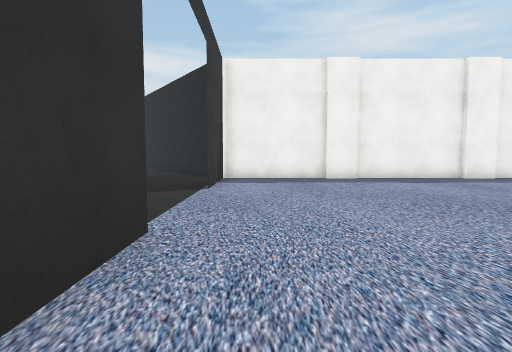
View 1 (above)

19 first-person views from a walk through a scene from a Unity 3-D project. The camera is 1.4 m above the floor, tilts 4° down and sees 80° across. Doors are open. The floor is counted in squares, 2 m on a side. Each view is taken from the middle of a square. On the plan, view 1 faces up. The plan holds only what a view shows up to about 10 squares ahead; the rest is blank. The place goes on beyond the plan. The player character is not drawn. Some surface patterns are stand-ins.

View 2
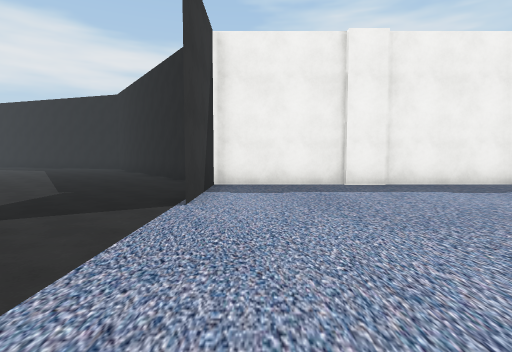

View 3
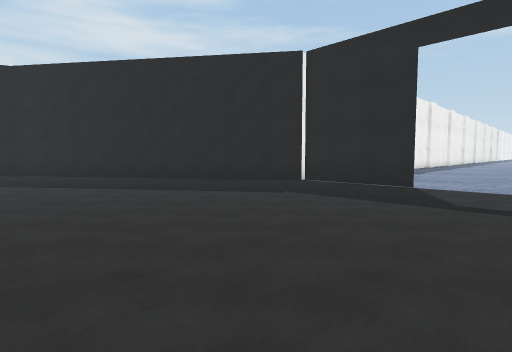

View 4
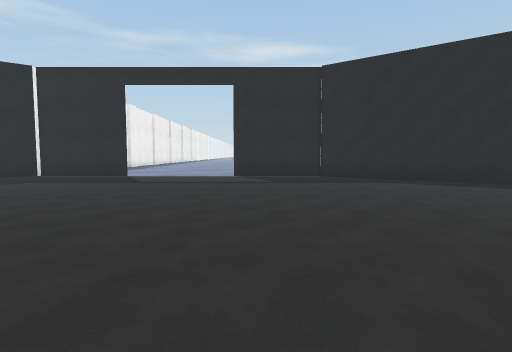

View 5
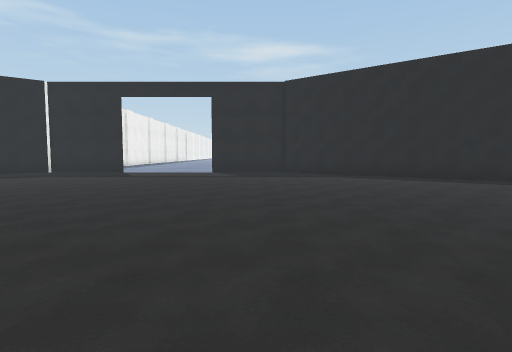

View 6
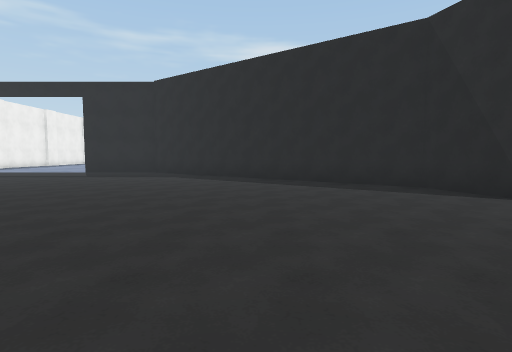

View 7
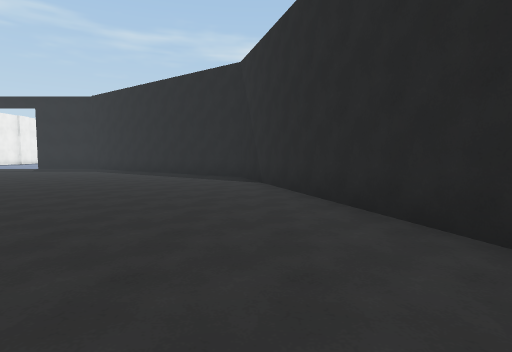

View 8
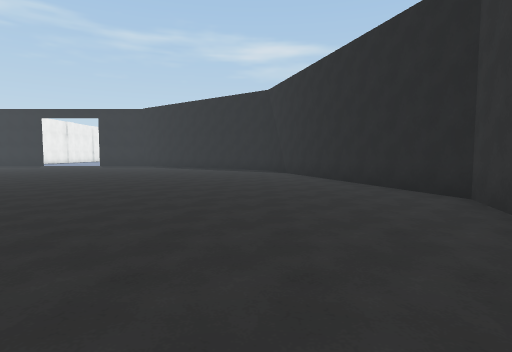

View 9
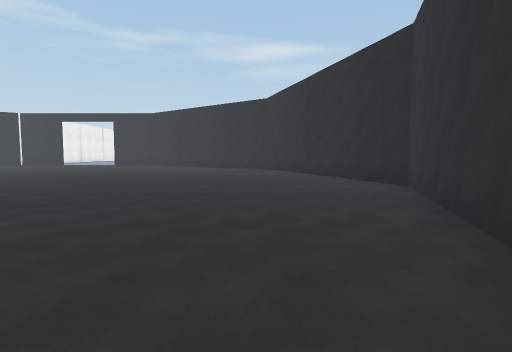

View 10
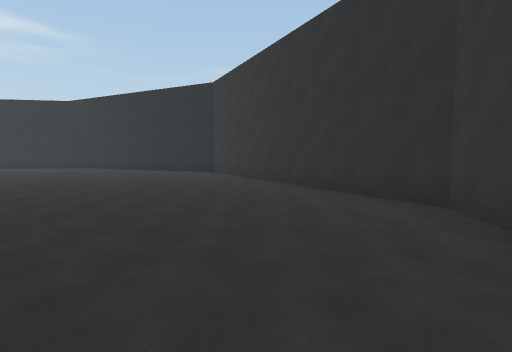

View 11
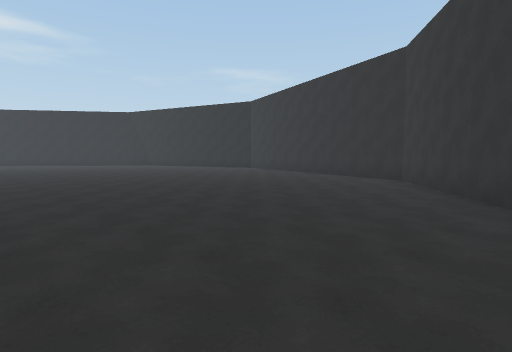

View 12
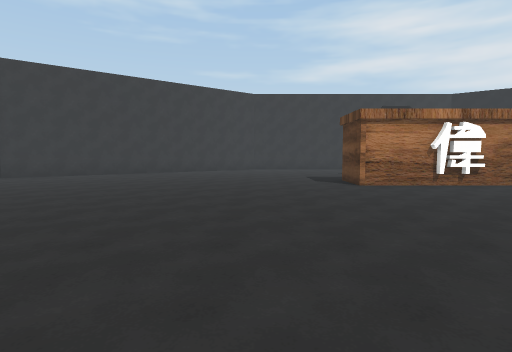

View 13
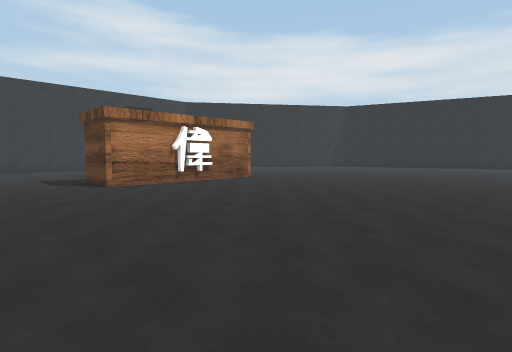

View 14
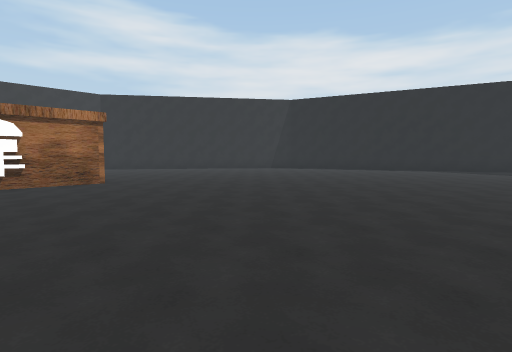

View 15
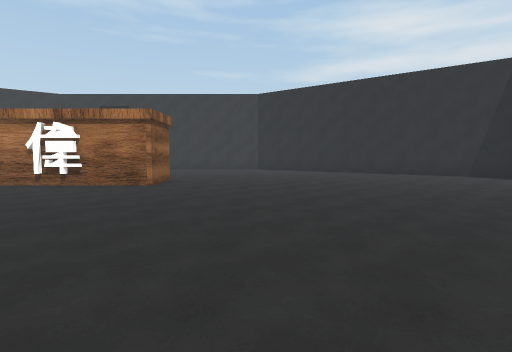

View 16
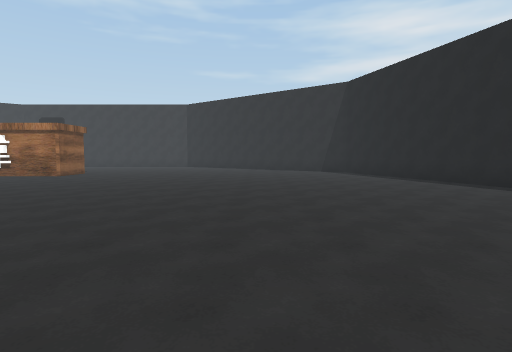

View 17
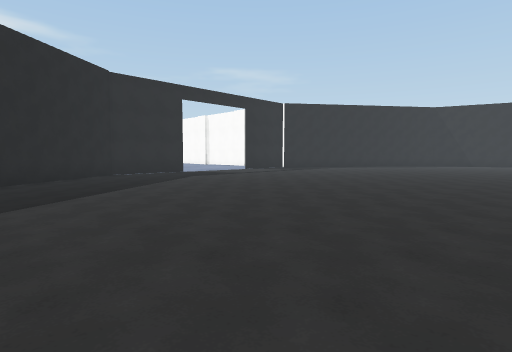

View 18
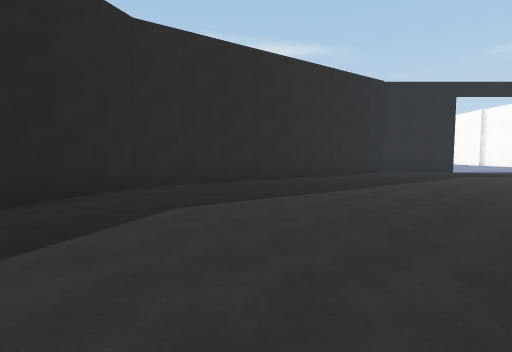

View 19
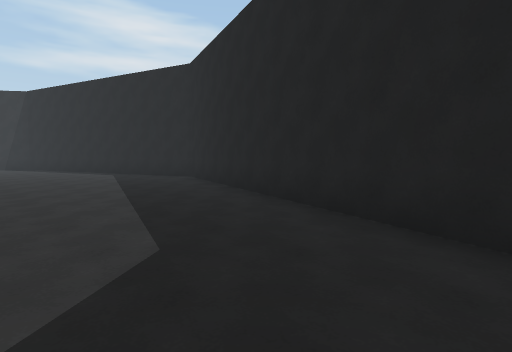

### Floor plan
Points are (right, up) in squares from view 1. A wall is a line through its corners. A room is listed if a view was taken in it or the views show most of it. See-through windows are left out.
Room 1 (views 1, 2, 3, 4, 5, 6, 7, 8, 9, 10, 11, 12, 13, 14, 15, 16, 17, 18, 19)
walls: (-23.4, 6.7) (-21.9, 6.7) (-21.9, 2.4) (-23.4, 2.4); (-1.2, 9.2) (-6.5, 16.5) (-15.3, 19.4) (-16.1, 19.1); (-18.3, 18.4) (-22.1, 17.2); (-24, 16.5) (-25, 15.1); (-26.6, -3.9) (-24, -7.5) (-15.3, -10.4) (-6.5, -7.5) (-1, 0.1) (-1, 2.8) (-1, 1.1); (6.5, 9.2) (-1, 9.2) (-1, 6.1) (-1, 9.1)

Positions as (right, up) in squares from view 1, and headings:
1: (0, 0), facing up
2: (0, 2), facing up
3: (-8, 4), facing up-right
4: (-11, 2), facing right
5: (-13, 1), facing right
6: (-13, -4), facing right
7: (-16, -8), facing right
8: (-20, -7), facing right
9: (-22, -7), facing right
10: (-25, -3), facing down-right
11: (-27, 1), facing down-right
12: (-15, 0), facing left
13: (-15, 0), facing up-left
14: (-14, 4), facing up-left
15: (-15, 9), facing left
16: (-12, 13), facing left
17: (-12, 13), facing down-right
18: (-13, 14), facing right
19: (-7, 14), facing up-left
